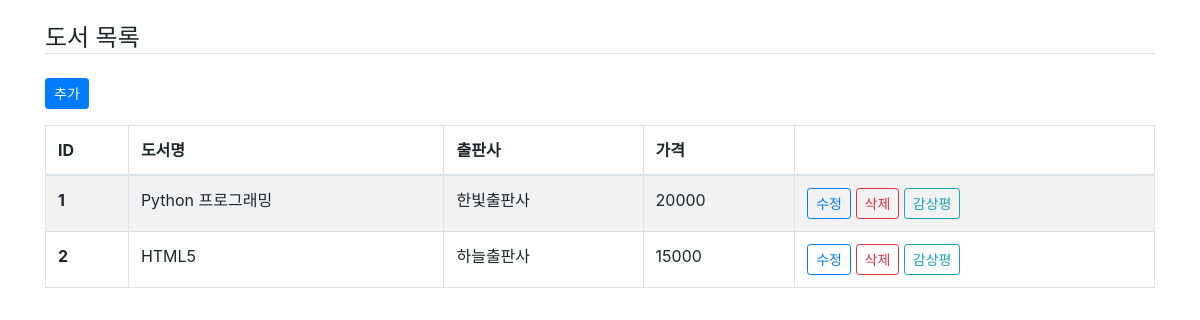
The page /cms/book/ on the database as committed earlier.
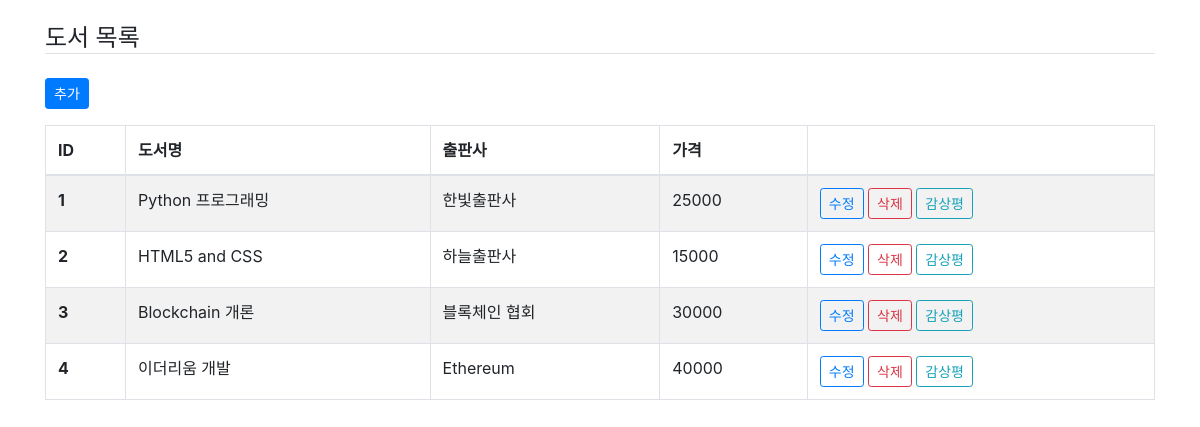
The same page on the database as committed later.
### cms/models.py (models this page shows, shortened)
class Book(models.Model):
    name = models.CharField('도서명', max_length=100)
    publisher = models.CharField('출판사', max_length=100, blank=True)
    price = models.IntegerField('가격', blank=True, default=0)

### cms/views.py (the view)
# urls.py: path('book/', views.book_list, name='book_list'),
def book_list(request):
    books = Book.objects.all().order_by('id')
    context = {}
    context['books'] = books
    return render(request, 'cms/book_list.html', context)

### cms/templates/cms/book_list.html (shortened to what this page needs)
{% extends "cms/base.html" %}
{% block content %}
<h4 class="mt-4 border-bottom"> 도서 목록</h4>
<a href="{% url 'cms:book_add' %}" class="btn btn-primary btn-sm my-3">추가</a>
<table class="table table-striped table-bordered">
    <thead>
        <tr>
            <th scope="col">ID</th>
            <th scope="col">도서명</th>
            <th scope="col">출판사</th>
            <th scope="col">가격</th>
            <th scope="col"></th>
        </tr>
    </thead>
    <tbody>
        {% for book in books %}
        <tr>
            <th scope="row">{{ book.id }}</th>
            <td>{{ book.name }}</td>
            <td>{{ book.publisher }}</td>
            <td>{{ book.price }}</td>
            <td>
                <a href="{% url 'cms:book_modify' book_id=book.id %}" class="btn btn-outline-primary btn-sm">수정</a>
                <a href="{% url 'cms:book_remove' book_id=book.id %}" class="btn btn-outline-danger btn-sm">삭제</a>
                <a href="{% url 'cms:impression_list' book_id=book.id %}" class="btn btn-outline-info btn-sm">감상평</a>
            </td>
        </tr>
        {% endfor %}
    </tbody>
</table>
{% endblock %}

Rows that differ between the two databases and show on the page:
changed Book "Python 프로그래밍": price "20000" → "25000"
changed Book "하늘출판사": name "HTML5" → "HTML5 and CSS"
added Book: id "3", name "Blockchain 개론", publisher "블록체인 협회", price "30000"
added Book: id "4", name "이더리움 개발", publisher "Ethereum", price "40000"
